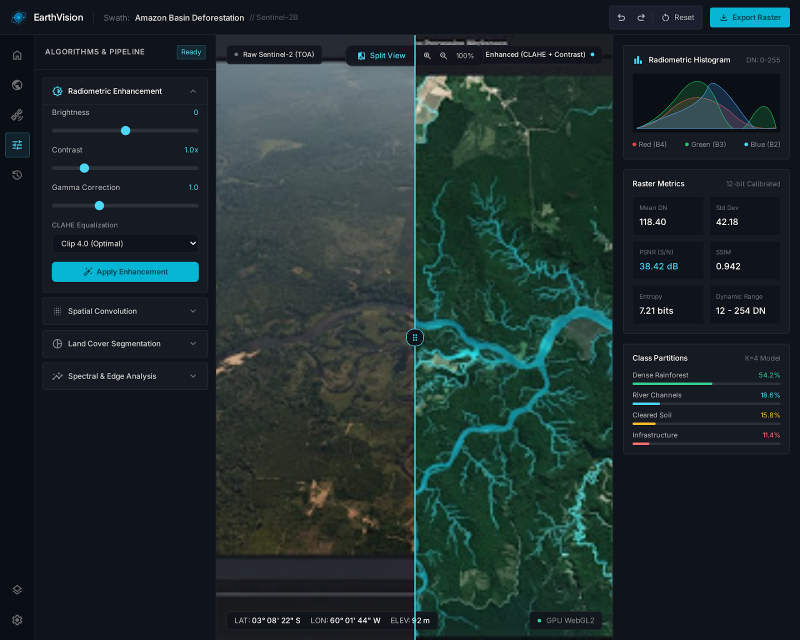
#> input picture stitch_orbitview_analyzer_landing_page/earthvision_digital_image_processing_workspace_clean_spacious/screen.png, 1600 x 1280 px (shown at 1/2 size)
$ python -i dip.py   (imports and definitions only)   (older library calls are emulated)
#> lines starting #> are read from the running program, lines starting #| are printed output that depends on the picture
#> further down, picture is the input picture: shape (1280, 1600, 3); mean B, G, R 46.1, 44.9, 30.7
import time
import math
import cv2
import numpy as np
from typing import Dict, Any, Tuple, Optional, List
from skimage.metrics import peak_signal_noise_ratio, structural_similarity

# Algorithm specification table: parameter name, type, default, min, max, allowed values
SPEC = {
    "brightness": {
        "params": {
            "value": {"type": float, "default": 0, "min": -100, "max": 100}
        }
    },
    "contrast": {
        "params": {
            "value": {"type": float, "default": 1.0, "min": 0.2, "max": 3.0}
        }
    },
    "gamma": {
        "params": {
            "gamma": {"type": float, "default": 1.0, "min": 0.2, "max": 3.0}
        }
    },
    "hist_eq": {
        "params": {}
    },
    "clahe": {
        "params": {
            "clip": {"type": float, "default": 2.0, "min": 1.0, "max": 10.0},
            "tile": {"type": int, "default": 8, "min": 2, "max": 16}
        }
    },
    "contrast_stretch": {
        "params": {
            "low": {"type": float, "default": 2.0, "min": 0.0, "max": 49.0},
            "high": {"type": float, "default": 98.0, "min": 51.0, "max": 100.0}
        }
    },
    "gaussian": {
        "params": {
            "ksize": {"type": int, "default": 5, "min": 3, "max": 31, "odd": True},
            "sigma": {"type": float, "default": 0.0, "min": 0.0, "max": 10.0}
        }
    },
    "median": {
        "params": {
            "ksize": {"type": int, "default": 5, "min": 3, "max": 15, "odd": True}
        }
    },
    "mean": {
        "params": {
            "ksize": {"type": int, "default": 5, "min": 3, "max": 31, "odd": True}
        }
    },
    "sharpen": {
        "params": {
            "amount": {"type": float, "default": 1.0, "min": 0.0, "max": 5.0},
            "sigma": {"type": float, "default": 2.0, "min": 0.5, "max": 5.0}
        }
    },
    "gray_threshold": {
        "params": {
            "method": {"type": str, "default": "otsu", "values": ["otsu", "manual"]},
            "value": {"type": int, "default": 127, "min": 0, "max": 255}
        }
    },
    "adaptive_threshold": {
        "params": {
            "block": {"type": int, "default": 35, "min": 3, "max": 99, "odd": True},
            "c": {"type": float, "default": 5.0, "min": -20.0, "max": 20.0},
            "method": {"type": str, "default": "gaussian", "values": ["gaussian", "mean"]}
        }
    },
    "kmeans": {
        "params": {
            "k": {"type": int, "default": 4, "min": 2, "max": 8}
        }
    },
    "region_highlight": {
        "params": {
            "invert": {"type": bool, "default": False}
        }
    },
    "grayscale": {
        "params": {}
    },
    "rgb_channel": {
        "params": {
            "channel": {"type": str, "default": "g", "values": ["r", "g", "b"]}
        }
    },
    "sobel": {
        "params": {
            "ksize": {"type": int, "default": 3, "min": 1, "max": 7, "odd": True, "values": [1, 3, 5, 7]}
        }
    },
    "canny": {
        "params": {
            "low": {"type": float, "default": 100.0, "min": 0.0, "max": 255.0},
            "high": {"type": float, "default": 200.0, "min": 0.0, "max": 255.0}
        }
    },
    "histogram": {
        "params": {}
    },
    "vegetation_proxy": {
        "params": {}
    },
    "erosion": {
        "params": {
            "ksize": {"type": int, "default": 3, "min": 3, "max": 15, "odd": True},
            "iterations": {"type": int, "default": 1, "min": 1, "max": 5}
        }
    },
    "dilation": {
        "params": {
            "ksize": {"type": int, "default": 3, "min": 3, "max": 15, "odd": True},
            "iterations": {"type": int, "default": 1, "min": 1, "max": 5}
        }
    },
    "morph_open": {
        "params": {
            "ksize": {"type": int, "default": 3, "min": 3, "max": 15, "odd": True}
        }
    },
    "morph_close": {
        "params": {
            "ksize": {"type": int, "default": 3, "min": 3, "max": 15, "odd": True}
        }
    }
}

PSNR_SSIM_ALGOS = {
    "brightness", "contrast", "gamma", "hist_eq", "clahe",
    "contrast_stretch", "gaussian", "median", "mean", "sharpen",
    "erosion", "dilation", "morph_open", "morph_close"
}


# [138 lines left out: functions to_bgr, sanitize, compute_metrics, not called in this run]


def compute_histogram_and_stats(img: np.ndarray) -> Tuple[Dict[str, List[int]], Dict[str, float]]:
    """Compute per-channel histograms (256 bins) and basic raster stats."""
    hists = {"r": [0]*256, "g": [0]*256, "b": [0]*256, "lum": [0]*256}

    if img.ndim == 2 or (img.ndim == 3 and img.shape[2] == 1):
        gray = img.squeeze()
        h = cv2.calcHist([gray], [0], None, [256], [0, 256]).flatten()
        h_list = [int(x) for x in h]
        hists["r"] = h_list
        hists["g"] = h_list
        hists["b"] = h_list
        hists["lum"] = h_list
        mean_val = float(np.mean(gray))
        std_val = float(np.std(gray))
        min_val = float(np.min(gray))
        max_val = float(np.max(gray))
    else:
        # BGR
        b_hist = cv2.calcHist([img], [0], None, [256], [0, 256]).flatten()
#> b_hist = 256 values, max 579428 at index 27, min 78 at index 232, mean 8000
        g_hist = cv2.calcHist([img], [1], None, [256], [0, 256]).flatten()
#> g_hist = 256 values, max 564117 at index 19, min 49 at index 246, mean 8000
        r_hist = cv2.calcHist([img], [2], None, [256], [0, 256]).flatten()
#> r_hist = 256 values, max 577668 at index 15, min 60 at index 247, mean 8000
        gray = cv2.cvtColor(img, cv2.COLOR_BGR2GRAY)
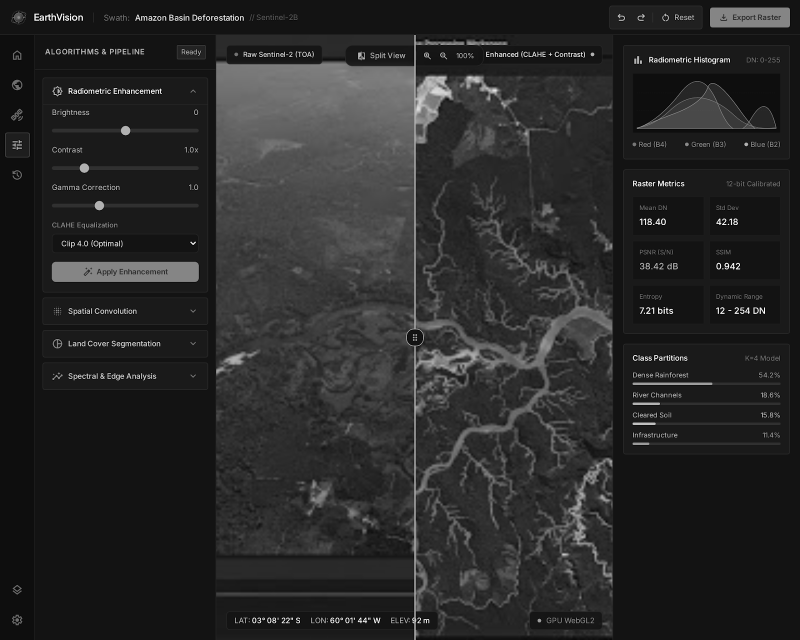
#> gray: shape (1280, 1600) (shown at 1/2 size); min 0, max 255, mean 41
        lum_hist = cv2.calcHist([gray], [0], None, [256], [0, 256]).flatten()
#> lum_hist = 256 values, max 563934 at index 19, min 47 at index 246, mean 8000

        hists["b"] = [int(x) for x in b_hist]
        hists["g"] = [int(x) for x in g_hist]
        hists["r"] = [int(x) for x in r_hist]
        hists["lum"] = [int(x) for x in lum_hist]

        mean_val = float(np.mean(gray))
#> mean_val = 40.96
        std_val = float(np.std(gray))
#> std_val = 31.29
        min_val = float(np.min(gray))
#> min_val = 0
        max_val = float(np.max(gray))
#> max_val = 255

    stats = {
        "mean": round(mean_val, 2),
        "std": round(std_val, 2),
        "min": round(min_val, 2),
        "max": round(max_val, 2)
    }
#> stats = {'mean': 40.96, 'std': 31.29, 'min': 0, 'max': 255}
    return hists, stats


# [317 lines left out: function run, not called in this run]

>>> import cv2
>>> picture = cv2.imread('../stitch_orbitview_analyzer_landing_page/earthvision_digital_image_processing_workspace_clean_spacious/screen.png')
>>> result = compute_histogram_and_stats(picture)
